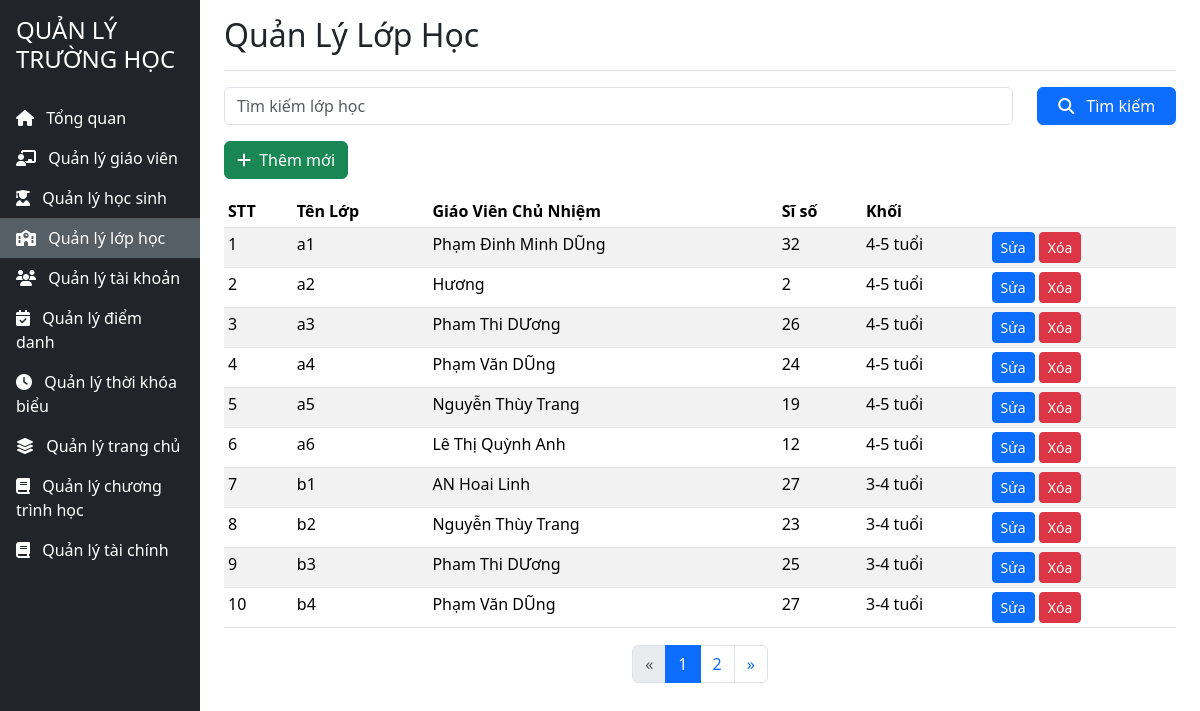
/pages/admin/class/list_class.php (signed in), run on the app's committed database.
### tables this page shows
CREATE TABLE `classes` (
  `id` int NOT NULL,
  `ClassName` varchar(100) NOT NULL,
  `TeacherId` int DEFAULT NULL,
  `Quantity` int NOT NULL,
  `GradeID` int NOT NULL
);

CREATE TABLE `teachers` (
  `id` int NOT NULL,
  `FullName` varchar(100) NOT NULL,
  `Phone` varchar(15) DEFAULT NULL,
  `Email` varchar(100) DEFAULT NULL,
  `Address` varchar(255) DEFAULT NULL,
  `HireDate` date NOT NULL
);

CREATE TABLE `grade` (
  `id` int NOT NULL,
  `GradeName` varchar(20) NOT NULL
);

### pages/admin/class/list_class.php (the view, shortened to what this page needs)
<?php
require_once '../../system/connect.php';
$searchTerm = '';
$classes = [];
$limit = 10;
$page = isset($_GET['page']) ? (int)$_GET['page'] : 1;
$offset = ($page - 1) * $limit;
if (isset($_GET['search']) && !empty($_GET['search'])) {
    $searchTerm = $_GET['search'];
    $query = "SELECT c.*, t.FullName, g.GradeName
    FROM classes c
    LEFT JOIN teachers t ON c.TeacherId = t.id
    LEFT JOIN Grade g ON c.GradeID = g.id
    WHERE c.ClassName LIKE ?
    ORDER BY c.ClassName ASC LIMIT ?, ?";
    $stmt = $conn->prepare($query);
    $searchTerm = "%$searchTerm%";
    $stmt->bind_param("sii", $searchTerm, $offset, $limit);
    $stmt->execute();
    $classes = $stmt->get_result()->fetch_all(MYSQLI_ASSOC);
} else {
    $query = "SELECT c.*, t.FullName, g.GradeName
    FROM classes c
    LEFT JOIN teachers t ON c.TeacherId = t.id
    LEFT JOIN Grade g ON c.GradeID = g.id
    WHERE c.ClassName LIKE ?
    ORDER BY c.ClassName ASC LIMIT ?, ?";
    $stmt = $conn->prepare($query);
    $searchTerm = "%$searchTerm%";
    $stmt->bind_param("sii", $searchTerm, $offset, $limit);
    $stmt->execute();
    $classes = $stmt->get_result()->fetch_all(MYSQLI_ASSOC);
}
$totalQuery = isset($_GET['search']) && !empty($_GET['search']) ?
    "SELECT COUNT(*) FROM classes WHERE ClassName LIKE ?" :
    "SELECT COUNT(*) FROM classes";
$stmt = $conn->prepare($totalQuery);
$stmt->execute();
$totalResults = $stmt->get_result()->fetch_row()[0];
$totalPages = ceil($totalResults / $limit);
?>
<!DOCTYPE html>
<html lang="vi">
<head>
    <link href="https://cdnjs.cloudflare.com/ajax/libs/bootstrap/5.3.2/css/bootstrap.min.css" rel="stylesheet">
    <link href="https://cdnjs.cloudflare.com/ajax/libs/font-awesome/6.4.2/css/all.min.css" rel="stylesheet">
</head>
<body>
    <div class="container-fluid">
        <div class="row">
            <nav class="col-md-2 d-none d-md-block bg-dark sidebar min-vh-100" style="padding:0;position: fixed;">
                <div class="position-sticky">
                    <div class="p-3 text-white">
                        <h4>QUẢN LÝ TRƯỜNG HỌC</h4>
                    </div>
                    <ul class="nav flex-column">
                        <li class="nav-item">
                            <a class="nav-link text-white" href="/tai/pages/admin/dashboard.php">
                                <i class="fas fa-home me-2"></i>
                                Tổng quan
                            </a>
                        </li>
                        <li class="nav-item">
                            <a class="nav-link text-white" href="/tai/pages/admin/teacher/list_teacher.php">
                                <i class="fas fa-chalkboard-teacher me-2"></i>
                                Quản lý giáo viên
                            </a>
                        </li>
                        <li class="nav-item">
                            <a class="nav-link text-white" href="/tai/pages/admin/student/list_student.php">
                                <i class="fas fa-user-graduate me-2"></i>
                                Quản lý học sinh
                            </a>
                        </li>
                        <li class="nav-item" style="background:#575f66">
                            <a class="nav-link text-white" href="/tai/pages/admin/class/list_class.php">
                                <i class="fas fa-school me-2"></i>
                                Quản lý lớp học
                            </a>
                        </li>
                        <li class="nav-item">
                            <a class="nav-link text-white" href="/tai/pages/admin/account/list_account.php">
                                <i class="fas fa-users me-2"></i>
                                Quản lý tài khoản
                            </a>
                        </li>
                        <li class="nav-item" >
                            <a class="nav-link text-white" href="/tai/pages/admin/attendance/list_attendance.php">
                            <i class="fas fa-calendar-check me-2"></i>
                                Quản lý điểm danh
                            </a>
                        </li>
                        <li class="nav-item" >
                            <a class="nav-link text-white" href="/tai/pages/admin/timetable/timetable.php">
                                <i class="fas fa-clock me-2"></i>
                                Quản lý thời khóa biểu
                            </a>
                        </li>
                        <li class="nav-item" >
                            <a class="nav-link text-white" href="/tai/pages/admin/frontend/slide/list_slide.php">
                             <i class="fas fa-layer-group me-2"></i>
                                Quản lý trang chủ
                            </a>
                        </li>
                        <li class="nav-item" >
                            <a class="nav-link text-white" href="/tai/pages/admin/frontend/curriculum/curriculum.php">
                                <i class="fas fa-book me-2"></i>
                                Quản lý chương trình học
                            </a>
                        </li>
                        <li class="nav-item">
                            <a class="nav-link text-white" href="/tai/pages/admin/payment.php">
                                <i class="fas fa-book me-2"></i>
                                Quản lý tài chính
                            </a>
                        </li>
                    </ul>
                </div>
            </nav>
            <main class="col-md-9 ms-sm-auto col-lg-10 px-md-4">
                <div
                    class="d-flex justify-content-between flex-wrap flex-md-nowrap align-items-center pt-3 pb-2 mb-3 border-bottom">
                    <h1 class="h2">Quản Lý Lớp Học</h1>
                </div>
                <form action="list_class.php" method="GET">
                    <div class="row mb-3">
                        <div class="col-md-10">
                            <input class="form-control" type="search" placeholder="Tìm kiếm lớp học" name="search" aria-label="Search" value="<?php echo htmlspecialchars(trim($searchTerm, '%')); ?>">
                        </div>
                        <div class="col-md-2">
                            <button class="btn btn-primary w-100" type="submit">
                                <i class="fas fa-search me-2"></i> Tìm kiếm
                            </button>
                        </div>
                    </div>
                </form>
                <div class="mb-3">
                    <a href="add_class.php" class="btn btn-success">
                        <i class="fas fa-plus me-1"></i> Thêm mới
                    </a>
                </div>
                <div class="table-responsive">
                    <table class="table table-striped table-sm">
                        <thead>
                            <tr>
                                <th>STT</th>
                                <th>Tên Lớp</th>
                                <th>Giáo Viên Chủ Nhiệm</th>
                                <th>Sĩ số</th>
                                <th>Khối</th>
                                <th></th>
                            </tr>
                        </thead>
                        <tbody>
                            <?php $stt = $offset + 1; ?>
                            <?php foreach ($classes as $class): ?>
                                <tr>
                                    <td><?php echo $stt++; ?></td>
                                    <td><?php echo htmlspecialchars($class['ClassName']); ?></td>
                                    <td><?php echo htmlspecialchars($class['FullName'] ? $class['FullName'] : ''); ?></td>
                                    <td><?php echo htmlspecialchars($class['Quantity']); ?></td>
                                    <td><?php echo htmlspecialchars($class['GradeName'] ? $class['GradeName'] : ''); ?></td>
                                    <td>
                                        <a href="edit_class.php?id=<?php echo $class['id']; ?>"
                                            class="btn btn-sm btn-primary">Sửa</a>
                                        <a href="delete_class.php?id=<?php echo $class['id']; ?>"
                                            class="btn btn-sm btn-danger"
                                            onclick="return confirm('Bạn có chắc muốn xóa?')">Xóa</a>
                                    </td>
                                </tr>
                            <?php endforeach; ?>
                        </tbody>
                    </table>
                </div>
<nav aria-label="Page navigation">
    <ul class="pagination justify-content-center">
        <li class="page-item <?php echo ($page <= 1) ? 'disabled' : ''; ?>">
            <a class="page-link" href="?page=<?php echo ($page <= 1) ? 1 : $page - 1; ?>" aria-label="Previous">
                <span aria-hidden="true">&laquo;</span>
            </a>
        </li>
        <?php
        $start = max(1, $page - 2);
        $end = min($totalPages, $page + 2);
        for ($i = $start; $i <= $end; $i++) {
            echo '<li class="page-item ' . ($i == $page ? 'active' : '') . '">
                    <a class="page-link" href="?page=' . $i . '">' . $i . '</a>
                  </li>';
        }
        ?>
        <li class="page-item <?php echo ($page >= $totalPages) ? 'disabled' : ''; ?>">
            <a class="page-link" href="?page=<?php echo ($page >= $totalPages) ? $totalPages : $page + 1; ?>" aria-label="Next">
                <span aria-hidden="true">&raquo;</span>
            </a>
        </li>
    </ul>
</nav>
            </main>
        </div>
    </div>
</body>
</html>

### pages/admin/class/list_class.php (style rules this page uses)
.table-responsive { flex-grow: 1; min-height: 450px; }

### data on the page
classes: ClassName "a1", TeacherId.FullName "Phạm Đinh Minh DŨng", Quantity "32", GradeID.GradeName "4-5 tuổi"
classes: ClassName "a2", TeacherId.FullName "Hương", Quantity "2", GradeID.GradeName "4-5 tuổi"
classes: ClassName "a3", TeacherId.FullName "Pham Thi DƯơng", Quantity "26", GradeID.GradeName "4-5 tuổi"
classes: ClassName "a4", TeacherId.FullName "Phạm Văn DŨng", Quantity "24", GradeID.GradeName "4-5 tuổi"
classes: ClassName "a5", TeacherId.FullName "Nguyễn Thùy Trang", Quantity "19", GradeID.GradeName "4-5 tuổi"
classes: ClassName "a6", TeacherId.FullName "Lê Thị Quỳnh Anh", Quantity "12", GradeID.GradeName "4-5 tuổi"
classes: ClassName "b1", TeacherId.FullName "AN Hoai Linh", Quantity "27", GradeID.GradeName "3-4 tuổi"
classes: ClassName "b2", TeacherId.FullName "Nguyễn Thùy Trang", Quantity "23", GradeID.GradeName "3-4 tuổi"
classes: ClassName "b3", TeacherId.FullName "Pham Thi DƯơng", Quantity "25", GradeID.GradeName "3-4 tuổi"
classes: ClassName "b4", TeacherId.FullName "Phạm Văn DŨng", Quantity "27", GradeID.GradeName "3-4 tuổi"
